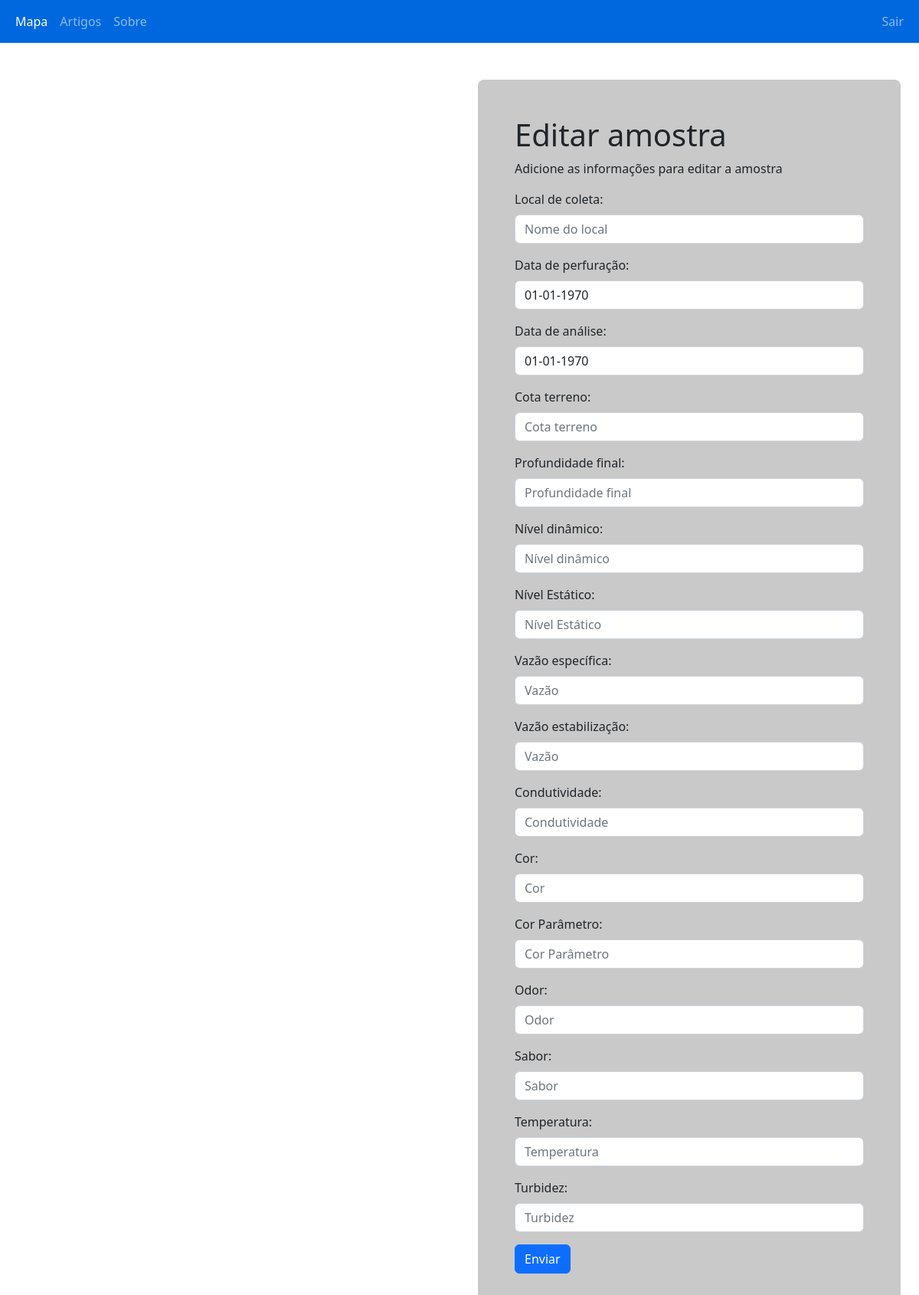
The app's page /php/editaramostra.php?ponto=4300016517 (signed in), older data.
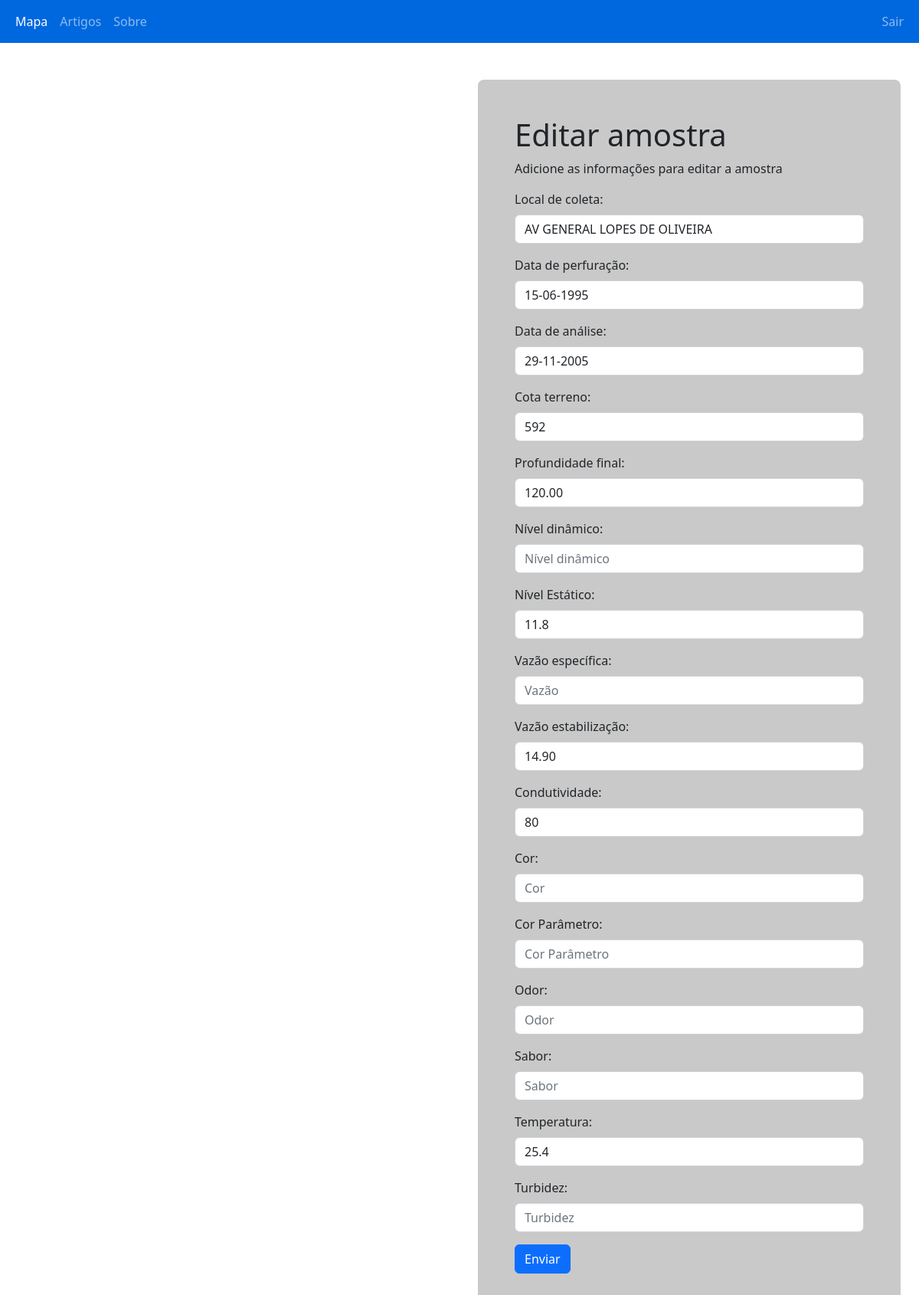
The same page, newer data.
### tables this page shows
CREATE TABLE `local` (
  `idLocal` int NOT NULL AUTO_INCREMENT,
  `ponto` bigint NOT NULL,
  `idCriador` int NOT NULL,
  `idEditor` int NOT NULL,
  `nome` varchar(150) NOT NULL,
  `lat` varchar(30) NOT NULL,
  `lng` varchar(30) NOT NULL,
  `tipo` varchar(100) DEFAULT NULL,
  `foto` varchar(1000) DEFAULT NULL,
  PRIMARY KEY (`idLocal`)
);

CREATE TABLE `amostra` (
  `idAmostra` int NOT NULL AUTO_INCREMENT,
  `ponto` bigint NOT NULL,
  `municipio` varchar(100) DEFAULT NULL,
  `idCriador` int DEFAULT NULL,
  `idEditor` int DEFAULT NULL,
  `dataPerfuracao` varchar(50) DEFAULT NULL,
  `dataAnalise` varchar(50) DEFAULT NULL,
  `cotaTerreno` varchar(50) DEFAULT NULL,
  `profundidadeFinal` varchar(50) DEFAULT NULL,
  `nivelDinamico` varchar(50) DEFAULT NULL,
  `nivelEstatico` varchar(50) DEFAULT NULL,
  `vazaoEspecifica` varchar(50) DEFAULT NULL,
  `vazaoEstabilizacao` varchar(50) DEFAULT NULL,
  `condutividade` varchar(50) DEFAULT NULL,
  `cor` varchar(50) DEFAULT NULL,
  `corParametro` varchar(45) DEFAULT NULL,
  `odor` varchar(45) DEFAULT NULL,
  `sabor` varchar(45) DEFAULT NULL,
  `temperatura` varchar(50) DEFAULT NULL,
  `turbidez` varchar(45) DEFAULT NULL,
  PRIMARY KEY (`idAmostra`)
);

### php/editaramostra.php (the view, shortened to what the changed rows need)
<!DOCTYPE html>
<html lang="pt-br">
<head>
    <link rel="stylesheet" href="../style/style.css">
    <link href="https://cdn.jsdelivr.net/npm/bootstrap@5.2.2/dist/css/bootstrap.min.css" rel="stylesheet">
    <link rel="stylesheet" href="https://unpkg.com/leaflet@1.9.2/dist/leaflet.css"integrity="sha256-sA+zWATbFveLLNqWO2gtiw3HL/lh1giY/Inf1BJ0z14="crossorigin=""/>
</head>
            <?php
    include_once "link.php";
    $ponto = $_GET['ponto'];
    $query = mysqli_query($link,"SELECT * FROM AMOSTRA WHERE ponto = '$ponto'");
    $query2 = mysqli_query($link,"SELECT * FROM LOCAL  WHERE ponto = '$ponto'") or die (mysqli_error($link));
    $row = mysqli_fetch_assoc($query);
    $row2 = mysqli_fetch_assoc($query2);
    function formatarData($dataOriginal) {
        $novaData = date("d-m-Y", strtotime($dataOriginal));
        $novaData = str_replace('/', '-', $novaData);
        return $novaData;
    }
?>
    <div class='container-fluid mt-5'>
        <div class='row'>
            <div class='col-6'>
                <div class="container-fluid d-block mb-5" style="">
                    <div class="gray p-5 rounded-3">
                        <form action="c_editaramostra.php" method="post">
                            <h1>Editar amostra</h1>
                            <p>Adicione as informações para editar a amostra</p>
                            <label for="data" class="form-label">Local de coleta:</label>
                            <input type="text" class="form-control" id="nome" placeholder="Nome do local" name="localColetado" readonly value="<?php echo $row2['nome']; ?>">
                            <div class="mb-3 mt-3">
                                <label for="dataPerfuracao" class="form-label">Data de perfuração:</label>
                                <input type="text" class="form-control" value="<?php echo formatarData($row['dataPerfuracao'])?>" name="dataPerfuracao" placeholder="dia-mês-ano">
                            </div>
                            <div class="mb-3 mt-3">
                                <label for="data" class="form-label">Data de análise:</label>
                                <input type="text" class="form-control" value="<?php echo formatarData($row['dataAnalise'])?>" name="dataAnalise" placeholder="dia-mês-ano">
                            </div>
                            <div class="mb-3 mt-3">
                                <label class="form-label">Cota terreno:</label>
                                <input type="text" class="form-control" placeholder="Cota terreno" name="cotaTerreno" value="<?php echo $row['cotaTerreno']?>">
                            </div>
                            <div class="mb-3 mt-3">
                                <label class="form-label">Profundidade final:</label>
                                <input type="text" class="form-control" placeholder="Profundidade final" name="profundidadeFinal" value="<?php echo $row['profundidadeFinal']?>">
                            </div>
                            <div class="mb-3 mt-3">
                                <label class="form-label">Nível dinâmico:</label>
                                <input type="text" class="form-control" placeholder="Nível dinâmico" name="nivelDinamico" value="<?php echo $row['nivelDinamico']?>">
                            </div>
                            <div class="mb-3 mt-3">
                                <label class="form-label">Nível Estático:</label>
                                <input type="text" class="form-control" placeholder="Nível Estático" name="nivelEstatico" value="<?php echo $row['nivelEstatico']?>">
                            </div>
                            <div class="mb-3 mt-3">
                                <label class="form-label">Vazão específica:</label>
                                <input type="text" class="form-control" placeholder="Vazão" name="vazaoEspecifica" value="<?php echo $row['vazaoEspecifica']?>">
                            </div>
                            <div class="mb-3 mt-3">
                                <label class="form-label">Vazão estabilização:</label>
                                <input type="text" class="form-control" placeholder="Vazão" name="vazaoEstabilizacao" value="<?php echo $row['vazaoEstabilizacao']?>">
                            </div>
                            <div class="mb-3 mt-3">
                                <label class="form-label">Condutividade:</label>
                                <input type="text" class="form-control" placeholder="Condutividade" name="condutividade" value="<?php echo $row['condutividade']?>">
                            </div>
                            <div class="mb-3 mt-3">
                                <label class="form-label">Cor:</label>
                                <input type="text" class="form-control" placeholder="Cor" name="cor" value="<?php echo $row['cor']?>">
                            </div>
                            <div class="mb-3 mt-3">
                                <label class="form-label">Cor Parâmetro:</label>
                                <input type="text" class="form-control" placeholder="Cor Parâmetro" name="corParametro" value="<?php echo $row['corParametro']?>">
                            </div>
                            <div class="mb-3 mt-3">
                                <label class="form-label">Odor:</label>
                                <input type="text" class="form-control" placeholder="Odor" name="odor" value="<?php echo $row['odor']?>">
                            </div>
                            <div class="mb-3 mt-3">
                                <label class="form-label">Sabor:</label>
                                <input type="text" class="form-control" placeholder="Sabor" name="sabor" value="<?php echo $row['sabor']?>">
                            </div>
                            <div class="mb-3 mt-3">
                                <label class="form-label">Temperatura:</label>
                                <input type="text" class="form-control" placeholder="Temperatura" name="temperatura" value="<?php echo $row['temperatura']?>">
                            </div>
                            <div class="mb-3 mt-3">
                                <label class="form-label">Turbidez:</label>
                                <input type="text" class="form-control" placeholder="Turbidez" name="turbidez" value="<?php echo $row['turbidez']?>">
                            </div>
                            <button type="submit" class="btn btn-primary">Enviar</button>
                        </form>
                    </div>
                </div>
            </div>
        </div>
    </div>
</body>

Row changes from the older to the newer data that the page shows:
added local: localColetado "AV GENERAL LOPES DE OLIVEIRA"
added amostra: dataPerfuracao "15-06-1995", dataAnalise "29-11-2005", cotaTerreno "592", profundidadeFinal "120.00", nivelEstatico "11.8", vazaoEstabilizacao "14.90", condutividade "80", temperatura "25.4"
Text that changed along with them:
form field dataPerfuracao: "01-01-1970" → (not shown)
form field dataAnalise: "01-01-1970" → (not shown)
